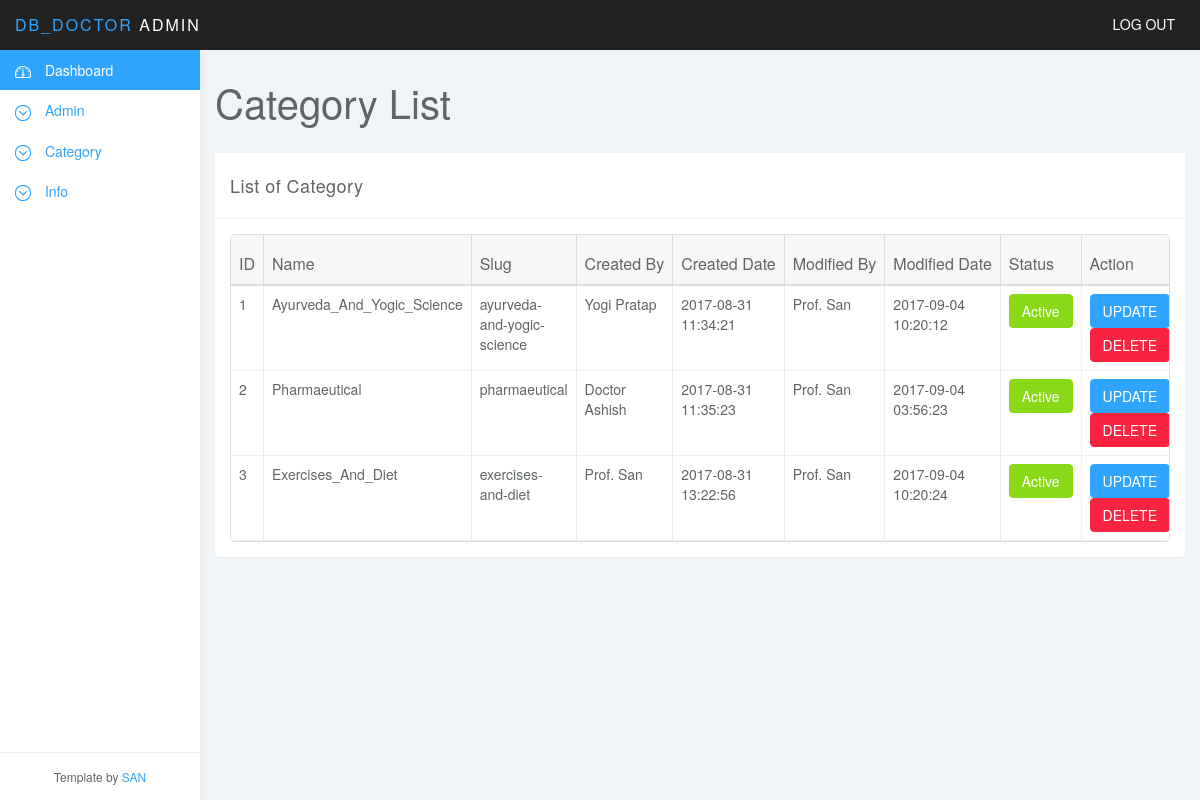
The app's page /ProjectDr/Admin_panel/categorylist.php (signed in) with its own data.
### tables this page shows
CREATE TABLE `tbl_category` (
  `id` int(11) NOT NULL,
  `name` varchar(50) NOT NULL,
  `slug` varchar(200) NOT NULL,
  `created_by` varchar(50) NOT NULL,
  `created_at` datetime NOT NULL,
  `modified_by` varchar(50) DEFAULT NULL,
  `modified_at` datetime DEFAULT NULL,
  `status` tinyint(1) NOT NULL DEFAULT '1'
);

### ProjectDr/Admin_panel/class/common.class.php (called while the page is built, shortened)
<?php
class common{
	public $con;
	public function __construct()
     {
		$this->con = new mysqli('localhost','root','','db_doctor');
   }
	public function select($sql){
		$res = $this->con->query($sql);
		$data = [];
		if($res->num_rows > 0)
			while($row= $res->fetch_object()){
				$data[] = $row;
			}
		return $data;
	}
}
?>

### ProjectDr/Admin_panel/class/category.class.php (called while the page is built, shortened)
<?php
class category extends common{
	function selectallcategory(){
		$sql = "select * from tbl_category";
		return $this->select($sql);
	}
}
?>

### ProjectDr/Admin_panel/categorylist.php (the view, shortened to what this page needs)
<?php
require_once 'class/common.class.php';
require_once 'class/category.class.php';
require_once 'layout/header.php';
$category=new category;
$allcategory=$category->selectallcategory();
?>
<link href="libs/css/bootstrap-table.css" rel="stylesheet">
	<div class="col-sm-9 col-sm-offset-3 col-lg-10 col-lg-offset-2 main">
		<div class="row">
			<div class="col-lg-12">
				<h1 class="page-header">Category List</h1>
			</div>
		</div>
		<div class="row">
			<div class="col-md-12">
				<div class="panel panel-default">
					<div class="panel-heading">List of Category</div>
					<div class="panel-body">
						<table data-toggle="table" data-url="tables/data2.json" >
						    <thead>
						    <tr>
						        <th>ID</th>
						        <th>Name</th>
						        <th>Slug</th>
						        <th>Created By</th>
						        <th>Created Date</th>
						        <th>Modified By</th>
						        <th>Modified Date</th>
						        <th>Status</th>
						        <th>Action</th>
						    </tr>
						    </thead>
						    <tbody>
						    <?php
						    	foreach ($allcategory as $ac) {?>
								    <tr>
								    	<td><?php echo $ac->id ?></td>
								    	<td><?php echo $ac->name ?></td>
								    	<td><?php echo $ac->slug ?></td>
								    	<td><?php echo $ac->created_by ?></td>
								    	<td><?php echo $ac->created_at ?></td>
								    	<td>
								    		<?php
								    			if (empty($ac->modified_by)) {
								    				echo "<i>NULL";
								    			}else{
								    				echo $ac->modified_by;
								    				} ?>
								    	</td>
								    	<td>
								    		<?php
								    			if (empty($ac->modified_at)) {
								    				echo "<i>NULL";
								    			}else{
								    				echo $ac->modified_at;
								    				} ?>
								    	</td>
								    	<td>
								    		<?php
								    			if ($ac->status) {?>
								    		<a  class="btn btn-success" href="#">Active</a>
								    			<?php
								    		}else{?>
								    		<a  class="btn btn-danger" href="#">In-Active</a>
								    		<?php
								    			}
								    		?>
								    	</td>
								    	<td>
								    		<a  class="btn btn-primary" href="updatecategory.php?id=<?php echo $ac->id ?>">UPDATE</a>
								    		<a class="btn btn-danger" href="deletecategory.php?id=<?php echo $ac->id ?>">DELETE</a>
								    	</td>
								    </tr>
						    	<?php } ?>
						    	</tbody>
						</table>
					</div>
				</div>
			</div>
		</div>
	</div>
<?php require_once 'layout/footer.php' ?>

### ProjectDr/Admin_panel/libs/css/styles.css (style rules this page uses)
body { background: #f1f4f7; padding-top: 50px; color: #5f6468; }
a, a:hover, a:focus { color: #30a5ff; }
h1, h2, h3, h4, h5, h6 { color: #5f6468; }
h1 { font-weight: 300; font-size: 40px; }
.btn-primary, .btn-primary:hover, .btn-primary:focus, .btn-primary:active, .btn-primary.active, .open > .dropdown-toggle.btn-primary, .btn-primary.disabled, .btn-primary[disabled], fieldset[disabled] .btn-primary, .btn-primary.disabled:hover, .btn-primary[disabled]:hover, fieldset[disabled] .btn-primary:hover, .btn-primary.disabled:focus, .btn-primary[disabled]:focus, fieldset[disabled] .btn-primary:focus, .btn-primary.disabled:active, .btn-primary[disabled]:active, fieldset[disabled] .btn-primary:active, .btn-primary.disabled.active, .btn-primary[disabled].active, fieldset[disabled] .btn-primary.active { background-color: #30a5ff; border-color: #30a5ff; }
.btn-success, .btn-success:hover, .btn-success:focus, .btn-success:active, .btn-success.active, .open > .dropdown-toggle.btn-success, .btn-success.disabled, .btn-success[disabled], fieldset[disabled] .btn-success, .btn-success.disabled:hover, .btn-success[disabled]:hover, fieldset[disabled] .btn-success:hover, .btn-success.disabled:focus, .btn-success[disabled]:focus, fieldset[disabled] .btn-success:focus, .btn-success.disabled:active, .btn-success[disabled]:active, fieldset[disabled] .btn-success:active, .btn-success.disabled.active, .btn-success[disabled].active, fieldset[disabled] .btn-success.active { background-color: #8ad919; border-color: #8ad919; }
.btn-danger, .btn-danger:hover, .btn-danger:focus, .btn-danger:active, .btn-danger.active, .open > .dropdown-toggle.btn-danger, .btn-danger.disabled, .btn-danger[disabled], fieldset[disabled] .btn-danger, .btn-danger.disabled:hover, .btn-danger[disabled]:hover, fieldset[disabled] .btn-danger:hover, .btn-danger.disabled:focus, .btn-danger[disabled]:focus, fieldset[disabled] .btn-danger:focus, .btn-danger.disabled:active, .btn-danger[disabled]:active, fieldset[disabled] .btn-danger:active, .btn-danger.disabled.active, .btn-danger[disabled].active, fieldset[disabled] .btn-danger.active { background-color: #f9243f; border-color: #f9243f; }
.panel { border: 0; }
.panel-heading { font-size: 18px; font-weight: 300; letter-spacing: 0.025em; height: 66px; line-height: 45px; }
.panel-default .panel-heading { background: #fff; border-bottom: 1px solid #eee; color: #5f6468; }
h1.page-header { margin-top: 30px; border-bottom: 0; }
.table { background: #fff; }

### records on screen
tbl_category: id "1", name "Ayurveda_And_Yogic_Science", slug "ayurveda-and-yogic-science", created_by "Yogi Pratap", created_at "2017-08-31 11:34:21", modified_by "Prof. San", modified_at "2017-09-04 10:20:12", status "Active"
tbl_category: id "2", name "Pharmaeutical", slug "pharmaeutical", created_by "Doctor Ashish", created_at "2017-08-31 11:35:23", modified_by "Prof. San", modified_at "2017-09-04 03:56:23", status "Active"
tbl_category: id "3", name "Exercises_And_Diet", slug "exercises-and-diet", created_by "Prof. San", created_at "2017-08-31 13:22:56", modified_by "Prof. San", modified_at "2017-09-04 10:20:24", status "Active"
